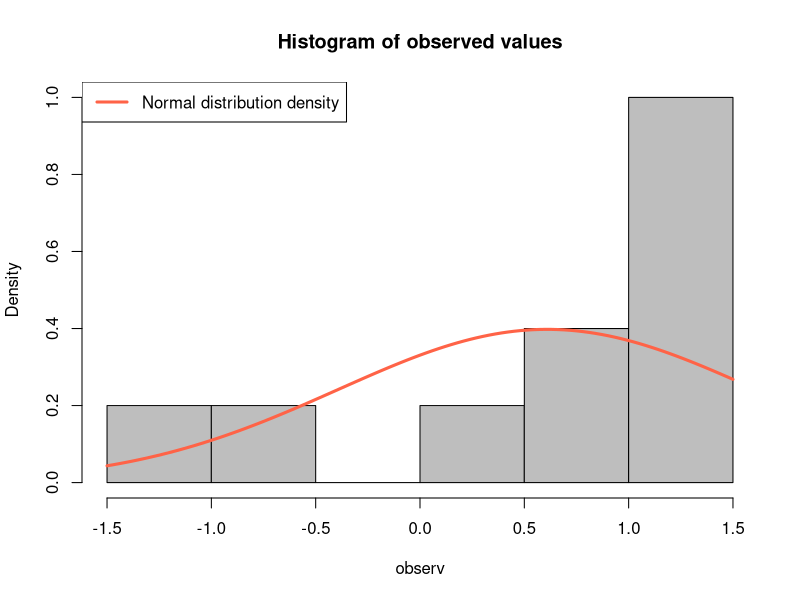

The R source for this figure:
## Pastabos. Užduotis atlikite naudodami:
## a) formules, panaudokite alternatyvius hipotezių tikrinimo metodus
##    (statistikos realizacija; p reikšmė; pasikliovimo intervalai);
## b) standartines R funkcijas.
##
## 6. Užduotis
##
## Pakartotinai matuojant žinomą detalės ilgį tuo pačiu prietaisu 10
## kartų, gautos tokios paklaidų reikšmės:

observ <- c(0.86, 0.06, 1.49, 1.02, 1.39, 0.91, 1.18, -1.50, -0.69, 1.37)

## Tariant, kad matavimo paklaidų skirstinys normalusis reikia
## nustatyti ar matavimo prietaisas neturi sisteminės paklaidos
## (alpha = 0.05).

alpha <- 0.05

## Analizuokime duomenų normalumą:
sample_sd <- sd(observ)
sample_variance <- var(observ)
sample_mean <- mean(observ)
n <- length(observ)

hist(observ, freq = FALSE, col = "gray", main = "Histogram of observed values")
curve(
    dnorm(x, mean = sample_mean, sd = sample_sd),
    col = "tomato", lwd = 3,
    add = TRUE
)
legend(
    "topleft",
    legend = c("Normal distribution density"),
    col = c("tomato"),
    lwd = c(3)
)

## Tikrinsime hipotezę
## H_0: populiacijos skirstinys normalusis.
##
shapiro.test(observ)
## 	Shapiro-Wilk normality test
##
## data:  observ
## W = 0.81996, p-value = 0.02532
##
## => p reikšmė mažesnė už alpha, H_0 atmetame.
##
## Kita vertus, toliau laikysime, kad uždavinio sąlygoje padaryta
## prielaida teisinga.

mu_0 <- 0

## Tikrinsime hipotezę apie vidurkio lygybę mu_0:
##
## H_0: mu = mu_0,
## H_1: mu =/= mu_0.
##
## 1 būdas: Skaičiuosime statistiką ir lyginsime su kritine reikšme:
(test_statistic <- sqrt(n) * abs((sample_mean - mu_0)) / sample_sd)
## > [1] 1.920448

(critical_value <- qt(alpha / 2, df = n - 1))
## > [1] -2.262157

(test_statistic > critical_value)
## > [1] TRUE

## => Kadangi kriterijaus statistika didesnė už kritinę reikšmę, H_0
## atmetame. Vadinasi, statistiškai, vidurkis nelygus nuliui ir
## sisteminė paklaida egzistuoja.


## 2 būdas: Skaičiuosime p-reikšmę:
(p_value <- 2 * (1 - pt(test_statistic, df = n - 1)))
## > [1] 0.08699407

## => p reikšmė didesnė už reikšmingumo lygmenį, todėl nėra pagrindo
## atmesti H_0.


## 3 būdas: Skaičiuosime pasikliovimo intervalą:
shift <- qt(alpha / 2, df = n - 1, lower.tail = FALSE) * sample_sd / sqrt(n)
(mu_lo <- sample_mean - shift)
## > [1] -0.1083607
(mu_hi <- sample_mean + shift)
## > [1] 1.326361

## => mu_0 patenką į pasikliovimo intervalą, todėl nėra pagrindo
## atmesti H_0.


## 4 būdas: R metodas
t.test(
    observ,
    alternative = "two.sided",
    mu = mu_0,
    conf.level = 1 - alpha
)
## 	One Sample t-test
##
## data:  observ
## t = 1.9204, df = 9, p-value = 0.08699
## alternative hypothesis: true mean is not equal to 0
## 95 percent confidence interval:
##  -0.1083607  1.3263607
## sample estimates:
## mean of x
##     0.609
##
## => p reikšmė didesnė už pasikliovimo lygmenį alpha, todėl nėra
## pagrindo atmesti H_0.
